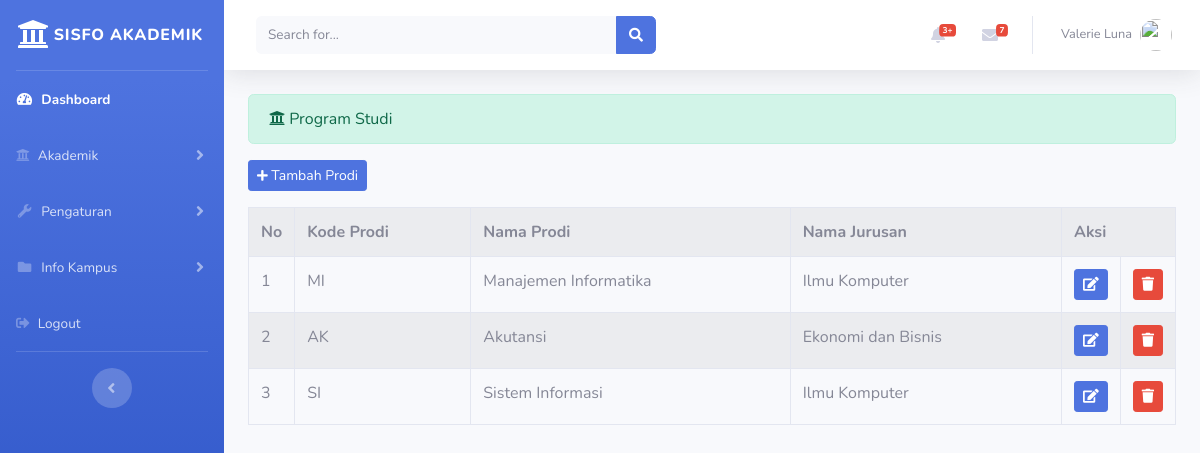
The app's page /index.php/administrator/prodi with its own data.
### tables this page shows
CREATE TABLE `prodi` (
  `id_prodi` int(11) NOT NULL,
  `kode_prodi` varchar(20) NOT NULL,
  `nama_prodi` varchar(25) NOT NULL,
  `nama_jurusan` varchar(25) NOT NULL
);

### application/controllers/administrator/prodi.php (called while the page is built, shortened)
<?php
class Prodi extends CI_Controller {
	public function index()
	{
		$data['prodi'] = $this->prodi_model->tampil_data('prodi')->result();
		$this->load->view('administrator/templates_administrator/header.php');
		$this->load->view('administrator/templates_administrator/sidebar.php');
		$this->load->view('administrator/prodi.php', $data);
		$this->load->view('administrator/templates_administrator/footer.php');
	}
}

### index.php (called while the page is built, shortened)
<?php
require_once BASEPATH.'core/CodeIgniter.php';

### application/models/prodi_model.php (called while the page is built, shortened)
<?php
class Prodi_model extends CI_Model {
	public function tampil_data($table)
	{
		return $this->db->get($table);
	}
}

### application/views/administrator/prodi.php (the view, shortened to what this page needs)
<div class="container-fluid">
	<div class="alert alert-success" role="alert">
    	<i class="fas fa-university"></i> Program Studi
  	</div>
  	<?php echo anchor('administrator/prodi/tambah_prodi','<button class="btn btn-sm btn-primary mb-3"><i class="fa fa-plus fa-sm"></i> Tambah Prodi</button>') ?>
	<table class="table table-striped table-bordered table-hover">
		<tr>
			<th>No</th>
			<th>Kode Prodi</th>
			<th>Nama Prodi</th>
			<th>Nama Jurusan</th>
			<th colspan="2">Aksi</th>
		</tr>
		<?php
		$no = 1;
		foreach ($prodi as $prd) : ?>
			<tr>
				<td width="20px"><?php echo $no++ ?></td>
				<td><?php echo $prd->kode_prodi ?></td>
				<td><?php echo $prd->nama_prodi ?></td>
				<td><?php echo $prd->nama_jurusan ?></td>
				<td width="20px"><?php echo anchor('administrator/prodi/update/'.$prd->id_prodi,'<div class="btn btn-sm btn-primary"><i class="fa fa-edit"></i></div>') ?></td>
  				<td width="20px"><?php echo anchor('administrator/prodi/delete/'.$prd->id_prodi,'<div class="btn btn-sm btn-danger"><i class="fa fa-trash"></i></div>') ?></td>
			</tr>
		<?php endforeach; ?>
	</table>
</div>

### records on screen
prodi: kode_prodi "MI", nama_prodi "Manajemen Informatika", nama_jurusan "Ilmu Komputer"
prodi: kode_prodi "AK", nama_prodi "Akutansi", nama_jurusan "Ekonomi dan Bisnis"
prodi: kode_prodi "SI", nama_prodi "Sistem Informasi", nama_jurusan "Ilmu Komputer"
